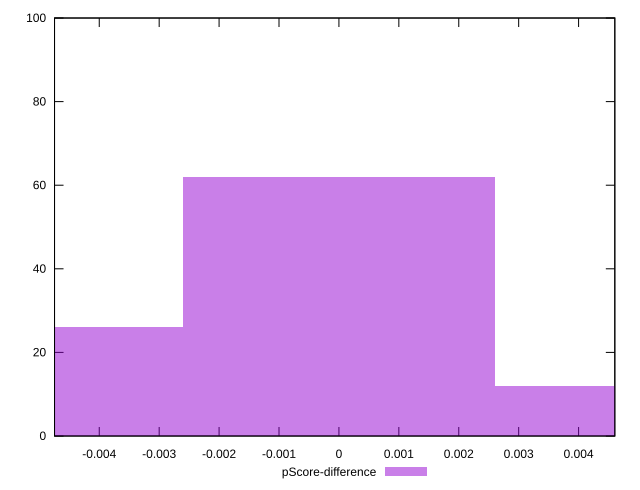

This chart was generated by the following gnuplot code:
reset

$pScoreDifference <<EOF
0 62
-0.005195767648079248 26
0.005195767648079248 12
EOF

set key outside below
set boxwidth 0.005195767648079248
set xrange [-0.00474630683965839:0.004604609185593151]
set yrange [0:100]
set trange [0:100]
set style fill transparent solid 0.5 noborder
set terminal svg size 640, 490 enhanced background rgb 'white'
set output "reports/report_00028_2021-02-24T12-49-42.674Z/max-potential-fid/samples/card/pScore-difference/histogram.svg"

plot $pScoreDifference title "pScore-difference" with boxes

reset
